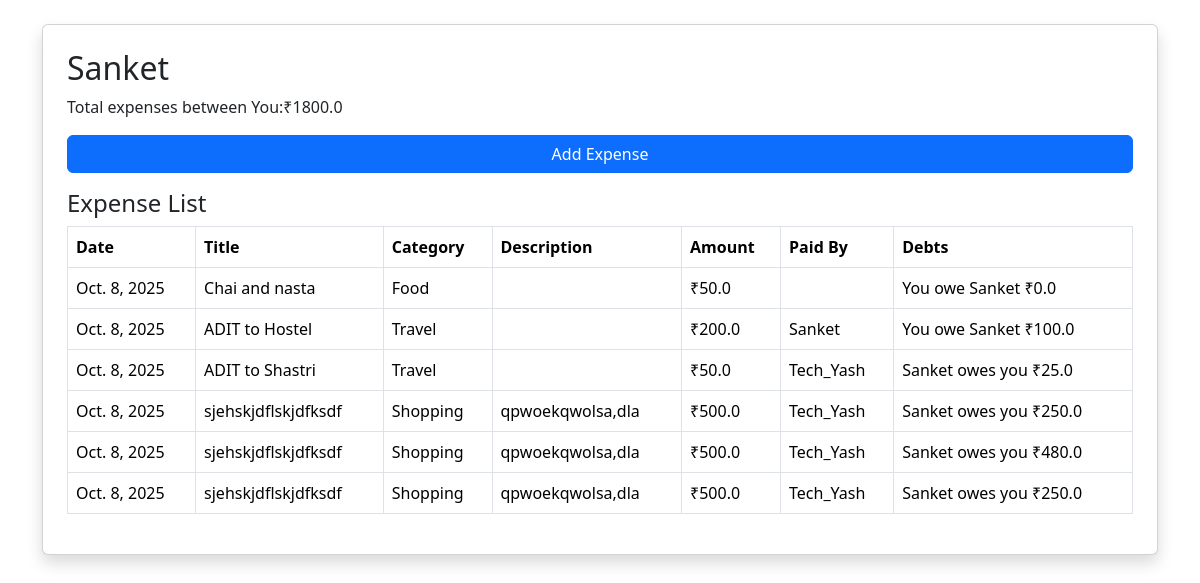
The page /tracker/friend_details/4/ (signed in) on the database its author committed.
### tracker/models.py (models this page shows, shortened)
class UserRegistration(models.Model):
    name = models.CharField(max_length=100)
    email = models.CharField(max_length=100,unique=True)
    password = models.CharField(max_length=100)

class FriendExpense(models.Model):
    user = models.ForeignKey(UserRegistration, on_delete=models.CASCADE, related_name='friend_expense_owner')
    friend_user = models.ForeignKey(UserRegistration, on_delete=models.CASCADE, related_name='friend_expense_friend')
    title = models.CharField(max_length=200)
    amount = models.FloatField()
    category = models.CharField(max_length=80)
    date = models.DateField(auto_now_add=True)
    description = models.TextField(blank=True,null=True)
    paid_by = models.ForeignKey(UserRegistration, on_delete=models.CASCADE, related_name='paid_expenses',blank=True,null=True)
    amount_owed = models.FloatField(default=0) #Amount the user owes

### tracker/views.py (the view)
# urls.py: path('friend_details/<int:friend_id>/',views.friend_details, name='friend_details'),
def friend_details(request, friend_id):
    if 'username' not in request.session:
        messages.error(request, "Please log in to access this page.")
        return redirect('login')
    user_id = request.session.get('user_id')
    user = UserRegistration.objects.get(id=user_id)
    friend = UserRegistration.objects.get(id=friend_id)
    friend = UserRegistration.objects.get(id=friend_id)
    expenses = FriendExpense.objects.filter(
        Q(user_id=user_id, friend_user_id=friend_id) |
        Q(user_id=friend_id, friend_user_id=user_id)
    ).order_by('-date')
    total_expenses = expenses.aggregate(Sum('amount'))['amount__sum'] or 0
    context = {
        'friend': friend,
        'expenses': expenses,
        'total_expenses': total_expenses,
        'user':user
    }
    return render(request, 'tracker/friend_details.html', context)

### tracker/templates/tracker/friend_details.html (shortened to what this page needs)
{% extends 'tracker/base.html' %}
{% block content %}
<div class="card shadow p-4 mt-4">
    <h2>{{ friend.name }}</h2>
    <p>Total expenses between You:₹{{ total_expenses }} </p>
    <a href="{% url 'add_expense_with_friend' friend.id %}" class="btn btn-primary mb-3">Add Expense</a>
    <h4>Expense List</h4>
    <table class="table table-bordered">
        <thead>
            <tr>
                <th>Date</th>
                <th>Title</th>
                <th>Category</th>
                <th>Description</th>
                <th>Amount</th>
                <th>Paid By</th>
                <th>Debts</th>
            </tr>
        </thead>
        <tbody>
            {% for expense in expenses %}
                <tr>
                    <td>{{ expense.date }}</td>
                    <td>{{ expense.title }}</td>
                    <td>{{ expense.category }}</td>
                    <td>{{ expense.description }}</td>
                    <td>₹{{ expense.amount }}</td>
                    <td>{{ expense.paid_by.name }}</td>
                    <td>
                        {% if expense.paid_by.id == user.id %}
                            {{ friend.name }} owes you ₹{{ expense.amount_owed }}
                        {% else %}
                            You owe {{ friend.name }} ₹{{ expense.amount_owed }}
                        {% endif %}
                    </td>
                </tr>
            {% empty %}
                <tr>
                    <td colspan="7" class="text-center">No Expenses added</td>
                </tr>
            {% endfor %}
        </tbody>
    </table>
</div>
{% endblock %}

### tracker/templates/tracker/base.html (shortened to what this page needs)
<!DOCTYPE html>
<html lang="en">
<head>
  <link href="https://cdn.jsdelivr.net/npm/bootstrap@5.3.3/dist/css/bootstrap.min.css" rel="stylesheet">
</head>
<body>
  <div class="container mt-4">
    {% block content %}{% endblock %}
  </div>
</body>
</html>

### rows shown on the page
UserRegistration: name "Sanket"
FriendExpense: date "Oct. 8, 2025", title "Chai and nasta", category "Food", amount "50.0", amount_owed "0.0"
FriendExpense: date "Oct. 8, 2025", title "ADIT to Hostel", category "Travel", amount "200.0", paid_by.name "Sanket", amount_owed "100.0"
FriendExpense: date "Oct. 8, 2025", title "ADIT to Shastri", category "Travel", amount "50.0", paid_by.name "Tech_Yash", amount_owed "25.0"
FriendExpense: date "Oct. 8, 2025", title "sjehskjdflskjdfksdf", category "Shopping", description "qpwoekqwolsa,dla", amount "500.0", paid_by.name "Tech_Yash", amount_owed "250.0"
FriendExpense: date "Oct. 8, 2025", title "sjehskjdflskjdfksdf", category "Shopping", description "qpwoekqwolsa,dla", amount "500.0", paid_by.name "Tech_Yash", amount_owed "480.0"
FriendExpense: date "Oct. 8, 2025", title "sjehskjdflskjdfksdf", category "Shopping", description "qpwoekqwolsa,dla", amount "500.0", paid_by.name "Tech_Yash", amount_owed "250.0"

### other values the page prints
{{ total_expenses }} "1800.0"
